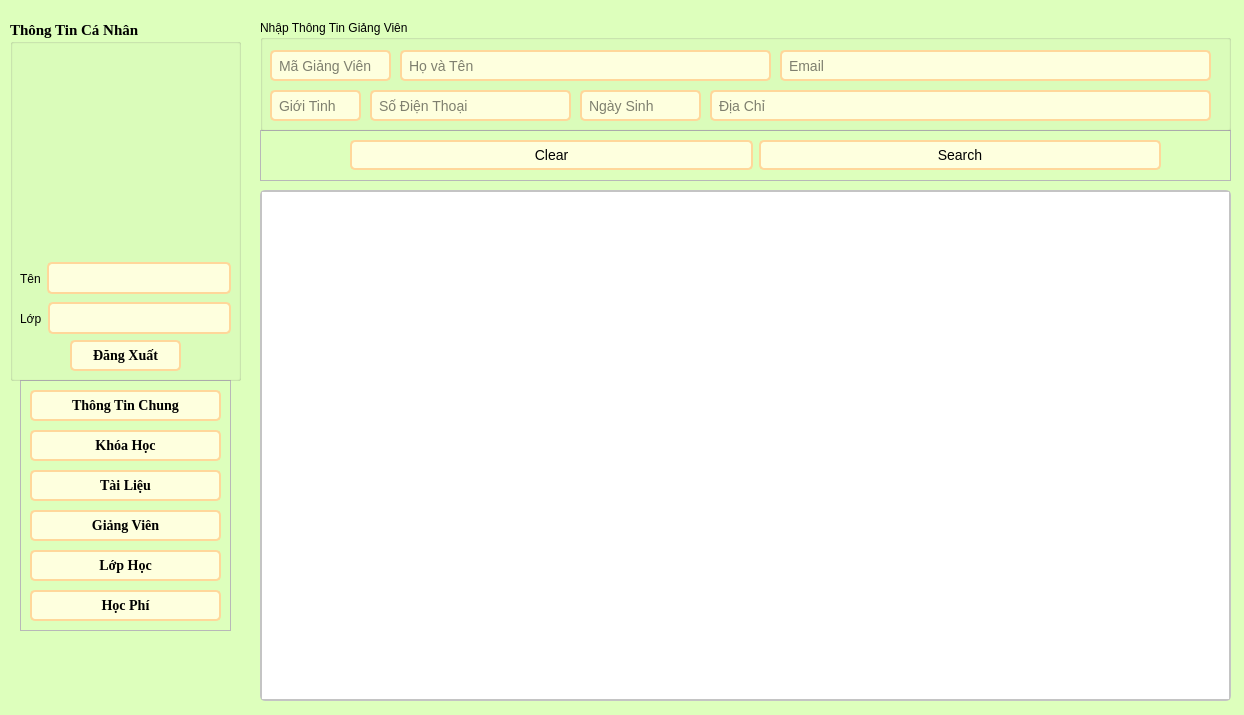
<?xml version="1.0" encoding="UTF-8"?>
<ui version="4.0">
 <class>GiangVien</class>
 <widget class="QWidget" name="GiangVien">
  <property name="geometry">
   <rect>
    <x>0</x>
    <y>0</y>
    <width>1244</width>
    <height>715</height>
   </rect>
  </property>
  <property name="windowTitle">
   <string>Form</string>
  </property>
  <property name="styleSheet">
   <string notr="true">*{
	font: 700 11pt &quot;Times New Roman&quot;;
}
QWidget#GiangVien {
    background-color: #DDFFBC
}

/* LineEdit Styles */
QLineEdit {
    border: 2px solid #FFD79A;
    border-radius: 5px;
    padding: 5px;
    background-color: #FEFFDE;
    font-size: 14px;
}

QLineEdit:focus {
    border: 2px solid #0078d7;
}

/* PushButton Styles */
QPushButton {
    border: 2px solid #FFD79A;
    border-radius: 5px;
    padding: 5px 15px;
    background-color: #FEFFDE;
    color: #000000;
    font-size: 14px;
}

QPushButton:hover {
    background-color: #FFD79A;
}

QPushButton:pressed {
    background-color: #004494;
}

/* TableWidget Styles */
QTableWidget {
    border: 2px solid #c4c4c4;
    border-radius: 5px;
    font-size: 14px;
}

QHeaderView::section {
    background-color: #FFFAC0;
    color: #9DE6E8;
    padding: 5px;
    border: 1px solid #c4c4c4;
}

QTableWidget::item {
    padding: 5px;
}

QTableWidget::item:selected {
    background-color: #FFD79A;
    color: #FFFAC0;
}

QTableWidget::item:hover {
    background-color: #FFD79A;
}

/* ScrollBar Styles */
QScrollBar:vertical {
    border: none;
    background: #f0f0f0;
    width: 12px;
    margin: 15px 0 15px 0;
}

QScrollBar::handle:vertical {
    background: #c4c4c4;
    min-height: 20px;
    border-radius: 5px;
}

QScrollBar::add-line:vertical,
QScrollBar::sub-line:vertical {
    height: 0;
}

QScrollBar::add-page:vertical,
QScrollBar::sub-page:vertical {
    background: none;
}
</string>
  </property>
  <widget class="QTableWidget" name="result_table">
   <property name="geometry">
    <rect>
     <x>260</x>
     <y>190</y>
     <width>971</width>
     <height>511</height>
    </rect>
   </property>
  </widget>
  <widget class="QFrame" name="frame_chucnang">
   <property name="geometry">
    <rect>
     <x>260</x>
     <y>130</y>
     <width>971</width>
     <height>51</height>
    </rect>
   </property>
   <property name="frameShape">
    <enum>QFrame::StyledPanel</enum>
   </property>
   <property name="frameShadow">
    <enum>QFrame::Raised</enum>
   </property>
   <widget class="QWidget" name="layoutWidget">
    <property name="geometry">
     <rect>
      <x>90</x>
      <y>10</y>
      <width>811</width>
      <height>31</height>
     </rect>
    </property>
    <layout class="QHBoxLayout" name="horizontalLayout">
     <item>
      <widget class="QPushButton" name="btn_xoathongtin">
       <property name="text">
        <string>Clear</string>
       </property>
      </widget>
     </item>
     <item>
      <widget class="QPushButton" name="btn_tim">
       <property name="text">
        <string>Search</string>
       </property>
      </widget>
     </item>
    </layout>
   </widget>
  </widget>
  <widget class="QGroupBox" name="groupBox">
   <property name="geometry">
    <rect>
     <x>260</x>
     <y>20</y>
     <width>971</width>
     <height>111</height>
    </rect>
   </property>
   <property name="title">
    <string>Nhập Thông Tin Giảng Viên</string>
   </property>
   <widget class="QLineEdit" name="ngaysinh">
    <property name="geometry">
     <rect>
      <x>320</x>
      <y>70</y>
      <width>121</width>
      <height>31</height>
     </rect>
    </property>
    <property name="placeholderText">
     <string>Ngày Sinh</string>
    </property>
   </widget>
   <widget class="QLineEdit" name="diachi">
    <property name="geometry">
     <rect>
      <x>450</x>
      <y>70</y>
      <width>501</width>
      <height>31</height>
     </rect>
    </property>
    <property name="placeholderText">
     <string>Địa Chỉ</string>
    </property>
   </widget>
   <widget class="QLineEdit" name="sex">
    <property name="geometry">
     <rect>
      <x>10</x>
      <y>70</y>
      <width>91</width>
      <height>31</height>
     </rect>
    </property>
    <property name="placeholderText">
     <string>Giới Tinh</string>
    </property>
   </widget>
   <widget class="QLineEdit" name="hovaten">
    <property name="geometry">
     <rect>
      <x>140</x>
      <y>30</y>
      <width>371</width>
      <height>31</height>
     </rect>
    </property>
    <property name="placeholderText">
     <string>Họ và Tên</string>
    </property>
   </widget>
   <widget class="QLineEdit" name="sodt">
    <property name="geometry">
     <rect>
      <x>110</x>
      <y>70</y>
      <width>201</width>
      <height>31</height>
     </rect>
    </property>
    <property name="placeholderText">
     <string>Số Điện Thoại</string>
    </property>
   </widget>
   <widget class="QLineEdit" name="magiangvien">
    <property name="geometry">
     <rect>
      <x>10</x>
      <y>30</y>
      <width>121</width>
      <height>31</height>
     </rect>
    </property>
    <property name="placeholderText">
     <string>Mã Giảng Viên</string>
    </property>
   </widget>
   <widget class="QLineEdit" name="email">
    <property name="geometry">
     <rect>
      <x>520</x>
      <y>30</y>
      <width>431</width>
      <height>31</height>
     </rect>
    </property>
    <property name="placeholderText">
     <string>Email</string>
    </property>
   </widget>
  </widget>
  <widget class="QFrame" name="frame_btn">
   <property name="geometry">
    <rect>
     <x>20</x>
     <y>380</y>
     <width>211</width>
     <height>251</height>
    </rect>
   </property>
   <property name="styleSheet">
    <string notr="true"/>
   </property>
   <property name="frameShape">
    <enum>QFrame::StyledPanel</enum>
   </property>
   <property name="frameShadow">
    <enum>QFrame::Raised</enum>
   </property>
   <widget class="QPushButton" name="btn_thongtinchung">
    <property name="geometry">
     <rect>
      <x>10</x>
      <y>10</y>
      <width>191</width>
      <height>31</height>
     </rect>
    </property>
    <property name="font">
     <font>
      <family>Times New Roman</family>
      <pointsize>-1</pointsize>
      <italic>false</italic>
      <bold>true</bold>
      <underline>false</underline>
      <strikeout>false</strikeout>
     </font>
    </property>
    <property name="text">
     <string>Thông Tin Chung</string>
    </property>
   </widget>
   <widget class="QPushButton" name="btn_giangvien">
    <property name="geometry">
     <rect>
      <x>10</x>
      <y>130</y>
      <width>191</width>
      <height>31</height>
     </rect>
    </property>
    <property name="font">
     <font>
      <family>Times New Roman</family>
      <pointsize>-1</pointsize>
      <italic>false</italic>
      <bold>true</bold>
      <underline>false</underline>
      <strikeout>false</strikeout>
     </font>
    </property>
    <property name="text">
     <string>Giảng Viên</string>
    </property>
   </widget>
   <widget class="QPushButton" name="btn_tailieu">
    <property name="enabled">
     <bool>true</bool>
    </property>
    <property name="geometry">
     <rect>
      <x>10</x>
      <y>90</y>
      <width>191</width>
      <height>31</height>
     </rect>
    </property>
    <property name="font">
     <font>
      <family>Times New Roman</family>
      <pointsize>-1</pointsize>
      <italic>false</italic>
      <bold>true</bold>
      <underline>false</underline>
      <strikeout>false</strikeout>
     </font>
    </property>
    <property name="text">
     <string>Tài Liệu</string>
    </property>
   </widget>
   <widget class="QPushButton" name="btn_hocphi">
    <property name="geometry">
     <rect>
      <x>10</x>
      <y>210</y>
      <width>191</width>
      <height>31</height>
     </rect>
    </property>
    <property name="font">
     <font>
      <family>Times New Roman</family>
      <pointsize>-1</pointsize>
      <italic>false</italic>
      <bold>true</bold>
      <underline>false</underline>
      <strikeout>false</strikeout>
     </font>
    </property>
    <property name="text">
     <string>Học Phí</string>
    </property>
   </widget>
   <widget class="QPushButton" name="btn_lophoc">
    <property name="geometry">
     <rect>
      <x>10</x>
      <y>170</y>
      <width>191</width>
      <height>31</height>
     </rect>
    </property>
    <property name="font">
     <font>
      <family>Times New Roman</family>
      <pointsize>-1</pointsize>
      <italic>false</italic>
      <bold>true</bold>
      <underline>false</underline>
      <strikeout>false</strikeout>
     </font>
    </property>
    <property name="text">
     <string>Lớp Học</string>
    </property>
   </widget>
   <widget class="QPushButton" name="btn_khoahoc">
    <property name="enabled">
     <bool>true</bool>
    </property>
    <property name="geometry">
     <rect>
      <x>10</x>
      <y>50</y>
      <width>191</width>
      <height>31</height>
     </rect>
    </property>
    <property name="font">
     <font>
      <family>Times New Roman</family>
      <pointsize>-1</pointsize>
      <italic>false</italic>
      <bold>true</bold>
      <underline>false</underline>
      <strikeout>false</strikeout>
     </font>
    </property>
    <property name="text">
     <string>Khóa Học</string>
    </property>
   </widget>
  </widget>
  <widget class="QGroupBox" name="groupBox_2">
   <property name="enabled">
    <bool>true</bool>
   </property>
   <property name="geometry">
    <rect>
     <x>10</x>
     <y>20</y>
     <width>231</width>
     <height>361</height>
    </rect>
   </property>
   <property name="font">
    <font>
     <family>Times New Roman</family>
     <pointsize>11</pointsize>
     <italic>false</italic>
     <bold>true</bold>
    </font>
   </property>
   <property name="title">
    <string>Thông Tin Cá Nhân</string>
   </property>
   <widget class="QPushButton" name="btn_dangxuat">
    <property name="geometry">
     <rect>
      <x>60</x>
      <y>320</y>
      <width>111</width>
      <height>31</height>
     </rect>
    </property>
    <property name="font">
     <font>
      <family>Times New Roman</family>
      <pointsize>-1</pointsize>
      <italic>false</italic>
      <bold>true</bold>
      <underline>false</underline>
      <strikeout>false</strikeout>
     </font>
    </property>
    <property name="styleSheet">
     <string notr="true"/>
    </property>
    <property name="text">
     <string>Đăng Xuất</string>
    </property>
   </widget>
   <widget class="QWidget" name="layoutWidget_2">
    <property name="geometry">
     <rect>
      <x>10</x>
      <y>240</y>
      <width>211</width>
      <height>37</height>
     </rect>
    </property>
    <layout class="QHBoxLayout" name="horizontalLayout_4">
     <item>
      <widget class="QLabel" name="label_3">
       <property name="text">
        <string>Tên</string>
       </property>
      </widget>
     </item>
     <item>
      <widget class="QLineEdit" name="Tentaikhoan">
       <property name="enabled">
        <bool>false</bool>
       </property>
      </widget>
     </item>
    </layout>
   </widget>
   <widget class="QWidget" name="layoutWidget_3">
    <property name="geometry">
     <rect>
      <x>10</x>
      <y>280</y>
      <width>211</width>
      <height>37</height>
     </rect>
    </property>
    <layout class="QHBoxLayout" name="horizontalLayout_5">
     <item>
      <widget class="QLabel" name="label_4">
       <property name="text">
        <string>Lớp</string>
       </property>
      </widget>
     </item>
     <item>
      <widget class="QLineEdit" name="lop">
       <property name="enabled">
        <bool>false</bool>
       </property>
      </widget>
     </item>
    </layout>
   </widget>
  </widget>
 </widget>
 <resources/>
 <connections/>
</ui>
